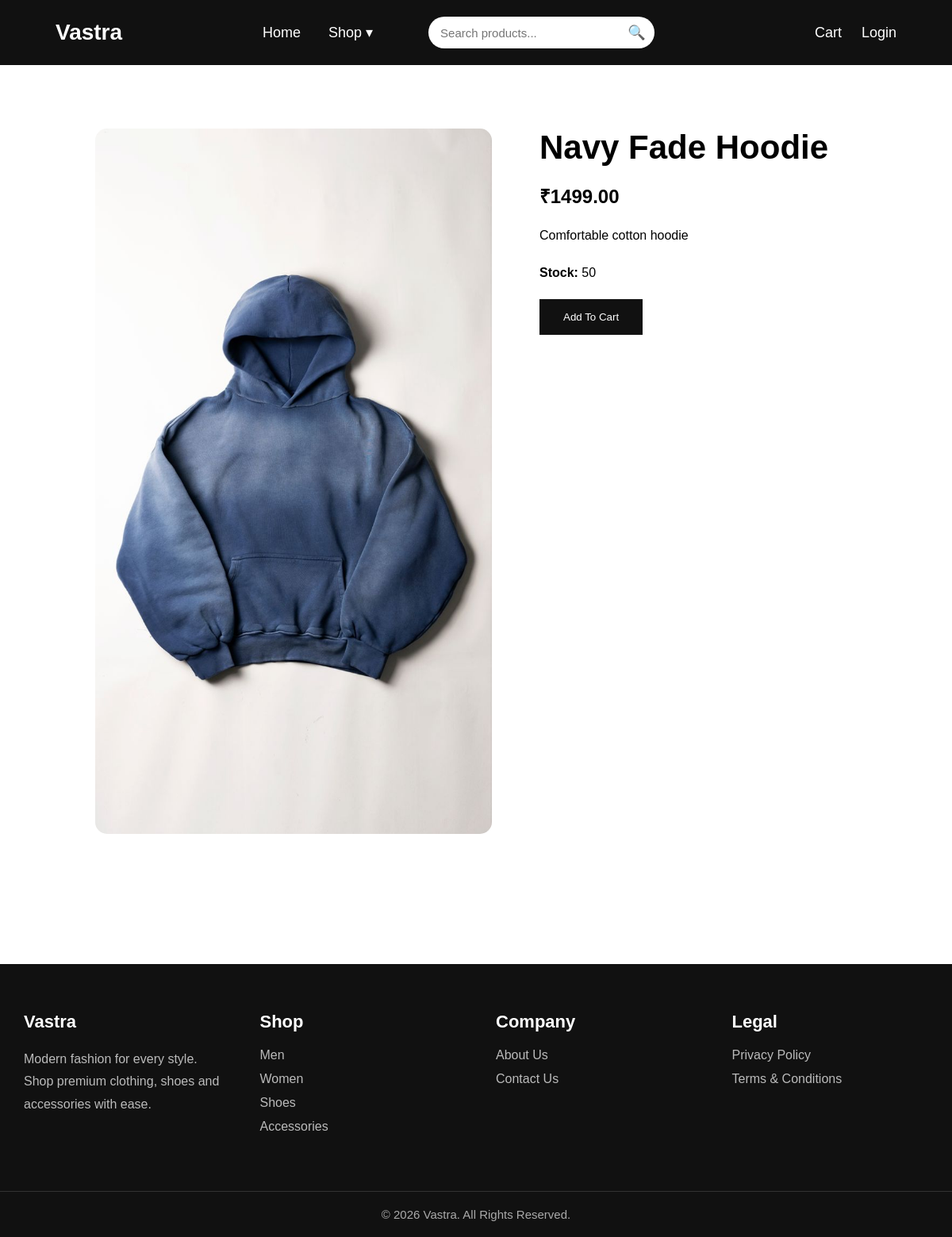
/product/1/, run on the app's committed database.
### shop/models.py (models this page shows, shortened)
class Product(models.Model):
    category = models.ForeignKey(
        Category,
        on_delete=models.CASCADE
    )
    name = models.CharField(max_length=200)
    description = models.TextField()
    price = models.DecimalField(
        max_digits=10,
        decimal_places=2
    )
    image = models.ImageField(
        upload_to='products/'
    )
    stock = models.IntegerField(default=0)
    created_at = models.DateTimeField(
        auto_now_add=True
    )

### shop/views.py (the view)
def product_detail(request, product_id):
    product = get_object_or_404(
        Product,
        id=product_id
    )
    return render(
        request,
        'product_detail.html',
        {'product': product}
    )

### cart/context_processors.py (called while the page is built)
def cart_count(request):
    cart = request.session.get('cart', {})
    count = sum(cart.values())
    return {
        'cart_count': count
    }

### templates/product_detail.html
{% extends 'base.html' %}
{% block content %}
<section class="product-detail">
    <div class="product-image">
        <img src="{{ product.image.url }}" alt="{{ product.name }}">
    </div>
    <div class="product-info">
        <h1>{{ product.name }}</h1>
        <h2>₹{{ product.price }}</h2>
        <p>{{ product.description }}</p>
        <p>
            <strong>Stock:</strong>
            {{ product.stock }}
        </p>
        <a href="{% url 'add_to_cart' product.id %}">
            <button>
                Add To Cart
            </button>
        </a>
    </div>
</section>
{% endblock %}

### static/css/style.css (style rules this page uses)
* { margin: 0; padding: 0; box-sizing: border-box; }
body { font-family: Arial, Helvetica, sans-serif; }
.product-detail { display:flex; gap:60px; padding:80px 10%; }
.product-image img { width:500px; border-radius:15px; }
.product-info { flex:1; }
.product-info h1 { font-size:42px; margin-bottom:20px; }
.product-info h2 { margin-bottom:20px; }
.product-info p { margin-bottom:20px; line-height:1.7; }
.product-info button { padding:15px 30px; border:none; background:#111; color:white; cursor:pointer; }

### data on the page
Product: image (picture), name "Navy Fade Hoodie", price "1499.00", description "Comfortable cotton hoodie", stock "50"
